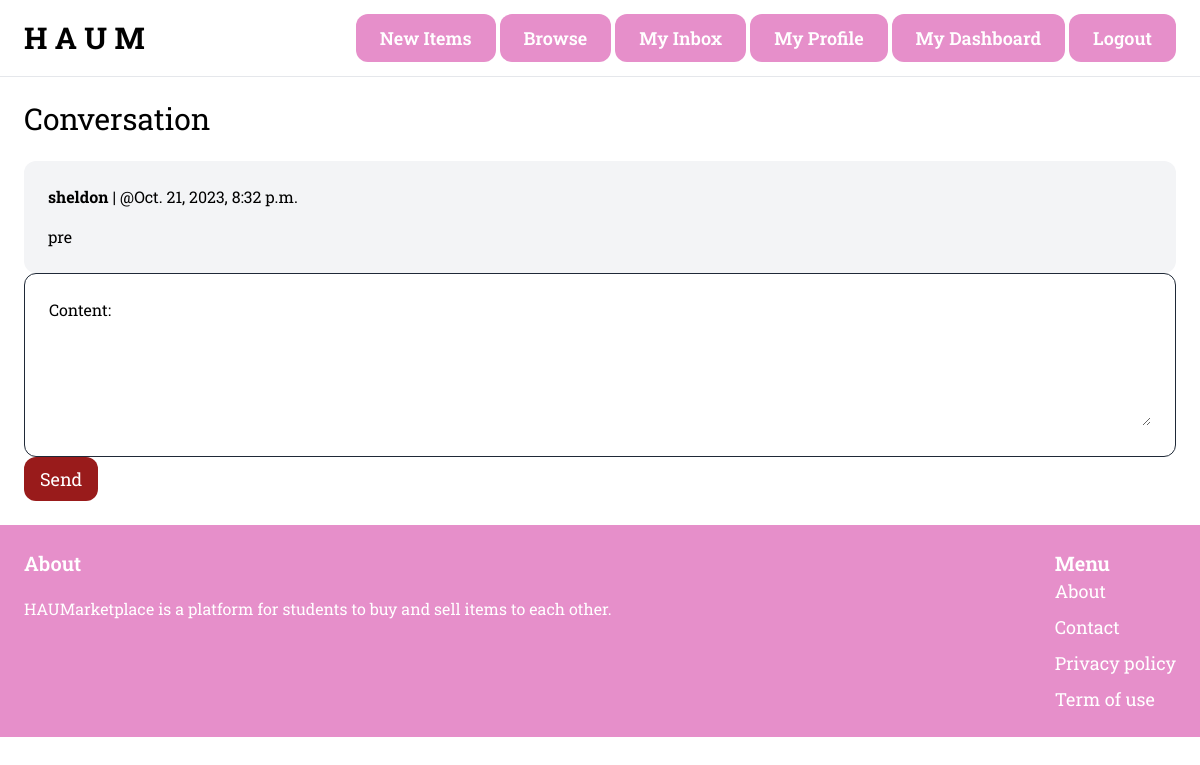
Page /inbox/22/ (signed in) on the committed database.
### conversation/models.py (models this page shows)
class ConversationMessage(models.Model):
    conversation = models.ForeignKey(Conversation, related_name='messages', on_delete=models.CASCADE)
    sender = models.ForeignKey(User, related_name='messages', on_delete=models.CASCADE)
    content = models.TextField()
    created_at = models.DateTimeField(auto_now_add=True)
    modified_at = models.DateTimeField(auto_now=True)
    class Meta:
        ordering = ['created_at']

### conversation/views.py (the view)
# urls.py: path('<int:pk>/', views.detail_conversation, name='detail_conversation'),
@login_required
def detail_conversation(request, pk):
    conversation = Conversation.objects.filter(members=request.user).get(pk=pk)
    if request.method == 'POST':
        form = ConversationMessageForm(request.POST)
        if form.is_valid():
            conversation_message = form.save(commit=False)
            conversation_message.conversation = conversation
            conversation_message.sender = request.user
            conversation_message.save()
            conversation.save()
            return redirect('conversation:detail_conversation', pk=conversation.pk)
    else:
        form = ConversationMessageForm()
    return render(request, 'conversation/detail_conversation.html', {
        'conversation': conversation,
        'form': form,
    })

### conversation/forms.py
class ConversationMessageForm(forms.ModelForm):
    class Meta:
        model = ConversationMessage
        fields = ['content']
        widgets = {
            'content': forms.Textarea(attrs={'class': 'w-full px-6 py-4 rounded-xl border' 'form-control', 'rows': 3})
        }

### templates/conversation/detail_conversation.html (shortened to what this page needs)
{% extends 'core/base.html' %}
{% block content %}
    <h1 class ="mb-6 text-3xl">Conversation</h1>
    <div class="space-y-6">
    {% for message in conversation.messages.all %}
            <div class="p-6 flex {% if message.sender == request.user %}bg-blue-100 {% else %}bg-gray-100{% endif %} rounded-xl">
                <div>
                    <p class ="mb-4"><strong>{{ message.sender.username }}</strong> | @{{ message.created_at}}</p>
                    <p>{{ message.content }}</p>
                </div>
            </div>
    {% endfor %}
            </div>
    <form method="post" action=".">
        <div class ="border border-gray-800 rounded-xl p-6">
            {{ form.as_p }}
        </div>
        <button type="submit" class="text-lg bg-red-800 text-white px-4 py-2 rounded-xl">Send</button>
    </form>
{% endblock content %}

### rows in the picture
ConversationMessage: sender.username "sheldon", created_at "Oct. 21, 2023, 8:32 p.m.", content "pre"
